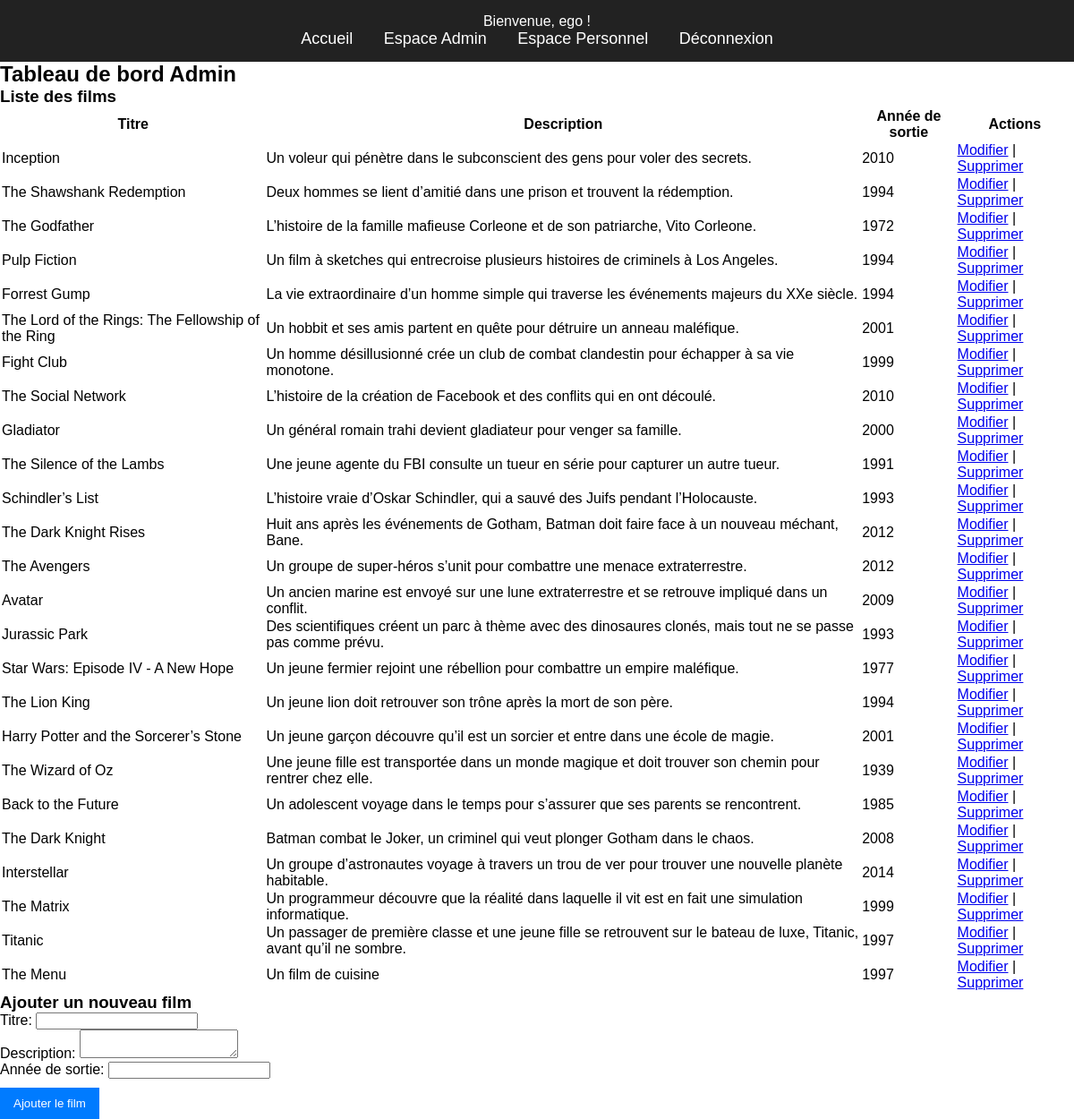
Screenshot of /views/admin_dashboard.php (signed in) with the database file from the repository.
### tables this page shows
CREATE TABLE users (
    id INT AUTO_INCREMENT PRIMARY KEY,
    username VARCHAR(50) UNIQUE NOT NULL,
    password VARCHAR(255) NOT NULL,
    role VARCHAR(50) NOT NULL DEFAULT 'user'
);

CREATE TABLE movies (
    id INT AUTO_INCREMENT PRIMARY KEY,
    title VARCHAR(255) NOT NULL,
    description TEXT,
    release_year INT
);

### models/User.php (called while the page is built, shortened)
<?php
require_once "config.php";
class User {
    public static function getUserById($userId) {
        global $pdo;
        $stmt = $pdo->prepare("SELECT * FROM users WHERE id = ?");
        $stmt->execute([$userId]);
        return $stmt->fetch();
    }
}
?>

### models/Movie.php (called while the page is built, shortened)
<?php
require_once "config.php";
class Movie {
    public static function getAllMovies() {
        global $pdo;
        $stmt = $pdo->query("SELECT id, title, description, release_year FROM movies");
        return $stmt->fetchAll();
    }
}
?>

### views/admin_dashboard.php (the view, shortened to what this page needs)
<?php
require_once "../models/Movie.php";
$movies = Movie::getAllMovies();
?>
<?php include "navbar.php"; ?>
<h2>Tableau de bord Admin</h2>
<h3>Liste des films</h3>
<table>
    <thead>
        <tr>
            <th>Titre</th>
            <th>Description</th>
            <th>Année de sortie</th>
            <th>Actions</th>
        </tr>
    </thead>
    <tbody>
        <?php foreach ($movies as $movie): ?>
        <tr>
            <td><?php echo htmlspecialchars($movie['title']); ?></td>
            <td><?php echo htmlspecialchars($movie['description']); ?></td>
            <td><?php echo $movie['release_year']; ?></td>
            <td>
                <a href="edit_movie.php?id=<?php echo $movie['id']; ?>">Modifier</a> |
                <a href="../controllers/delete_movie.php?id=<?php echo $movie['id']; ?>" onclick="return confirm('Êtes-vous sûr de vouloir supprimer ce film ?')">Supprimer</a>
            </td>
        </tr>
        <?php endforeach; ?>
    </tbody>
</table>
<h3>Ajouter un nouveau film</h3>
<form action="../controllers/add_movie.php" method="POST">
    <label for="title">Titre:</label>
    <input type="text" name="title" required><br>
    <label for="description">Description:</label>
    <textarea name="description" required></textarea><br>
    <label for="release_year">Année de sortie:</label>
    <input type="number" name="release_year" required><br>
    <button type="submit">Ajouter le film</button>
</form>

### views/navbar.php (shortened to what this page needs)
<?php
if (isset($_SESSION["user_id"])) {
    $userId = $_SESSION["user_id"];
    require_once "../models/User.php";
    $user = User::getUserById($userId);
    $userName = $user["username"];
}
?>
<link rel="stylesheet" href="../css/styles.css">
<nav>
    <?php if (isset($_SESSION["user_id"])): ?>
        <p>Bienvenue, <?php echo htmlspecialchars($userName); ?> !</p>
        <a href="home.php">Accueil</a>
        <?php if ($_SESSION["role"] === "admin"): ?>
            <a href="admin_dashboard.php">Espace Admin</a>
        <?php endif; ?>
        <a href="dashboard.php">Espace Personnel</a>
        <a href="../controllers/logout.php">Déconnexion</a>
    <?php endif; ?>
</nav>

### css/styles.css (style rules this page uses)
* { margin: 0; padding: 0; box-sizing: border-box; font-family: Arial, sans-serif; }
nav { background: #222; padding: 15px; text-align: center; }
nav a { color: white; text-decoration: none; margin: 0 15px; font-size: 18px; }
nav p { color:white }
button { background: #007BFF; color: white; border: none; padding: 10px 15px; margin-top: 10px; cursor: pointer; }

### rows the page displays
users: username "ego"
movies: title "Inception", description "Un voleur qui pénètre dans le subconscient des gens pour voler des secrets.", release_year "2010"
movies: title "The Shawshank Redemption", description "Deux hommes se lient d’amitié dans une prison et trouvent la rédemption.", release_year "1994"
movies: title "The Godfather", description "L’histoire de la famille mafieuse Corleone et de son patriarche, Vito Corleone.", release_year "1972"
movies: title "Pulp Fiction", description "Un film à sketches qui entrecroise plusieurs histoires de criminels à Los Angeles.", release_year "1994"
movies: title "Forrest Gump", description "La vie extraordinaire d’un homme simple qui traverse les événements majeurs du XXe siècle.", release_year "1994"
movies: title "The Lord of the Rings: The Fellowship of the Ring", description "Un hobbit et ses amis partent en quête pour détruire un anneau maléfique.", release_year "2001"
movies: title "Fight Club", description "Un homme désillusionné crée un club de combat clandestin pour échapper à sa vie monotone.", release_year "1999"
movies: title "The Social Network", description "L’histoire de la création de Facebook et des conflits qui en ont découlé.", release_year "2010"
movies: title "Gladiator", description "Un général romain trahi devient gladiateur pour venger sa famille.", release_year "2000"
movies: title "The Silence of the Lambs", description "Une jeune agente du FBI consulte un tueur en série pour capturer un autre tueur.", release_year "1991"
movies: title "Schindler’s List", description "L’histoire vraie d’Oskar Schindler, qui a sauvé des Juifs pendant l’Holocauste.", release_year "1993"
movies: title "The Dark Knight Rises", description "Huit ans après les événements de Gotham, Batman doit faire face à un nouveau méchant, Bane.", release_year "2012"
movies: title "The Avengers", description "Un groupe de super-héros s’unit pour combattre une menace extraterrestre.", release_year "2012"
movies: title "Avatar", description "Un ancien marine est envoyé sur une lune extraterrestre et se retrouve impliqué dans un conflit.", release_year "2009"
movies: title "Jurassic Park", description "Des scientifiques créent un parc à thème avec des dinosaures clonés, mais tout ne se passe pas comme prévu.", release_year "1993"
movies: title "Star Wars: Episode IV - A New Hope", description "Un jeune fermier rejoint une rébellion pour combattre un empire maléfique.", release_year "1977"
movies: title "The Lion King", description "Un jeune lion doit retrouver son trône après la mort de son père.", release_year "1994"
movies: title "Harry Potter and the Sorcerer’s Stone", description "Un jeune garçon découvre qu’il est un sorcier et entre dans une école de magie.", release_year "2001"
movies: title "The Wizard of Oz", description "Une jeune fille est transportée dans un monde magique et doit trouver son chemin pour rentrer chez elle.", release_year "1939"
movies: title "Back to the Future", description "Un adolescent voyage dans le temps pour s’assurer que ses parents se rencontrent.", release_year "1985"
movies: title "The Dark Knight", description "Batman combat le Joker, un criminel qui veut plonger Gotham dans le chaos.", release_year "2008"
movies: title "Interstellar", description "Un groupe d’astronautes voyage à travers un trou de ver pour trouver une nouvelle planète habitable.", release_year "2014"
movies: title "The Matrix", description "Un programmeur découvre que la réalité dans laquelle il vit est en fait une simulation informatique.", release_year "1999"
movies: title "Titanic", description "Un passager de première classe et une jeune fille se retrouvent sur le bateau de luxe, Titanic, avant qu’il ne sombre.", release_year "1997"
movies: title "The Menu", description "Un film de cuisine", release_year "1997"
